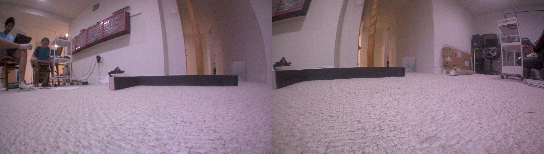
#> input picture Program/Controller/img1.png, 544 x 154 px; its folder holds only this picture in this run
$ python -i converter.py   (imports and definitions only)   (older library calls are emulated)
#> lines starting #> are read from the running program, lines starting #| are printed output that depends on the picture; after the words box and inside, x2 and y2 are one past the last pixel; in counts of white or black regions, pixels touching at a corner belong together
### Program/IO/io.py
import Jetson.GPIO as GPIO
from threading import Thread
import time

# unified IO wrapper that handles all IO for the program

__running = True
__blinkThread = None
__statusBlink = 0
__borked = False
__borkedThread = None

# [18 lines left out: function error, not called in this run]

GPIO.setwarnings(False)
#> (this line was passed over: Jetson is not available in this run)
GPIO.cleanup()
#> (this line was passed over: Jetson is not available in this run)
# GPIO.setmode(GPIO.BOARD)
GPIO.setmode(GPIO.TEGRA_SOC) # stupid forced board mode
#> (this line was passed over: Jetson is not available in this run)
__ledGreen = 'UART2_RTS'
__ledRed = 'SPI2_SCK'
__button = 'SPI2_CS0'
GPIO.setup([__ledGreen, __ledRed], GPIO.OUT)
#> (this line was passed over: Jetson is not available in this run)
GPIO.setup(__button, GPIO.IN)
#> (this line was passed over: Jetson is not available in this run)
GPIO.output([__ledGreen, __ledRed], GPIO.LOW)
#> (this line was passed over: Jetson is not available in this run)
#> further down, picture is the input picture: shape (154, 544, 3); mean B, G, R 131.1, 118.1, 139.2

from IO import drive
from IO import camera
from IO import imu

# [15 lines left out: function close, not called in this run]

# the status blink stuff
__statusBlink = 1
# [6 lines left out: function setStatusBlink, not called in this run]

def __blink():
    global __running
    while __running:
        if not __statusBlink == 0:
            GPIO.output(__ledGreen, GPIO.HIGH)
        time.sleep(0.5)
        if not __statusBlink == 1:
            GPIO.output(__ledGreen, GPIO.LOW)
        time.sleep(0.5)

# button
def waitForButton():
    GPIO.wait_for_edge(__button, GPIO.RISING)
    GPIO.wait_for_edge(__button, GPIO.FALLING)

__blinkThread = Thread(target = __blink)
__blinkThread.start()

### Program/Controller/converter.py
from IO import io
from Util import server
import traceback
import numpy
import cv2
import math

# [7 lines of commented-out code are left out]
rm = redMin = (0, 0, 70)
rM = redMax = (22, 255, 125)
# gm = greenMin = (50, 0, 30)
gm = greenMin = (50, 0, 40)
gM = greenMax = (115, 255, 255)

# camera constants
imageWidth = 544
imageHeight = 308
focalLength = 100
focalLength = 80
focalLength = 105
wallHeightOffset = 3
wallHeight = 9
cameraOffsetX = 3
cameraOffsetY = 10

# distortion constants
K = numpy.array([[181.20784053368962, 0.0, 269.26274741570063], [0.0, 180.34861809531762, 164.95661764906816], [0.0, 0.0, 1.0]])
D = numpy.array([[0.08869574884019396], [-0.06559255628891703], [0.07411420387674333], [-0.03169574352239552]])

# code constants
X = 0
Y = 1
DISTANCE = 2
ANGLE = 3
LEFT = 0
RIGHT = 1

# contour constants
contourSizeConstant = 0.6

minContourSize = 90
minContourSize = 0

def filter(imgIn: numpy.ndarray):
    try:
        global redMax, redMin, greenMax, greenMin
        # convert to HSV
        hsv = cv2.cvtColor(imgIn, cv2.COLOR_BGR2HSV)
#> hsv: shape (154, 544, 3); mean H, S, V 132, 48.8, 141.4
        # red filter
        # red is at 0 and also 180, accounting for HSV wraparound
        rMask1 = cv2.inRange(hsv, redMin, redMax)
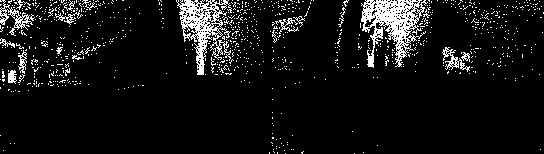
#> rMask1: shape (154, 544); 7.9% white in thin lines or dots
        redMinList = list(redMin)
        redMinList = [180 - redMax[0], redMinList[1], redMinList[2]]
        redMin2 = tuple(redMinList)
        redMaxList = list(redMax)
        redMaxList = [180, redMaxList[1], redMaxList[2]]
        redMax2 = tuple(redMaxList)
        rMask2 = cv2.inRange(hsv, redMin2, redMax2)
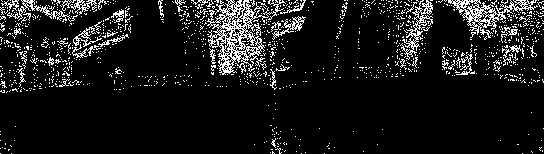
#> rMask2: shape (154, 544); 9.8% white in thin lines or dots
        rMask = cv2.bitwise_or(rMask1, rMask2)
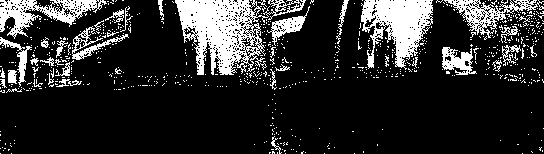
#> rMask: shape (154, 544); 17.7% white; 754 white regions (715 under 20 px), largest, box (x1, y1, x2, y2) and area: (175, 0, 306, 75) 4401, (361, 0, 433, 70) 2819, (0, 0, 107, 39) 1594
        # green filter
        gMask = cv2.inRange(hsv, greenMin, greenMax)
#> gMask: shape (154, 544); 1.6% white in thin lines or dots
        # blur images to remove noise
        blurredR = cv2.medianBlur(rMask, 5)
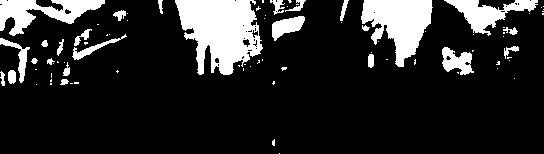
#> blurredR: shape (154, 544); 15.8% white; 83 white regions (57 under 20 px), largest, box (x1, y1, x2, y2) and area: (175, 0, 263, 75) 4398, (361, 0, 433, 67) 2811, (0, 0, 105, 36) 1760
        blurredG = cv2.medianBlur(gMask, 5)
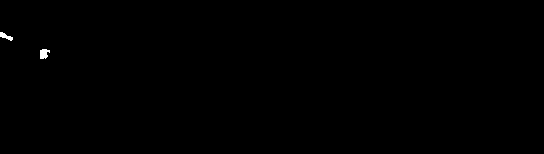
#> blurredG: shape (154, 544); 0.16% white; 2 white regions, box (x1, y1, x2, y2) and area: (40, 49, 50, 59) 75, (0, 32, 13, 41) 57
        grayImage = cv2.cvtColor(imgIn, cv2.COLOR_RGB2GRAY)
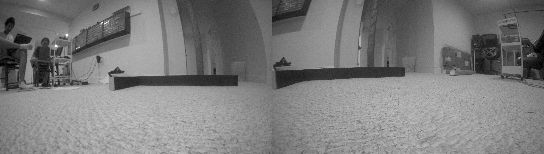
#> grayImage: shape (154, 544); min 0, max 255, mean 124.4
        blurredImg = cv2.GaussianBlur(grayImage, (3, 3), 0)
        # edge detection
        lower = 30
        upper = 90
        edgesImg = cv2.Canny(blurredImg, lower, upper, 3)
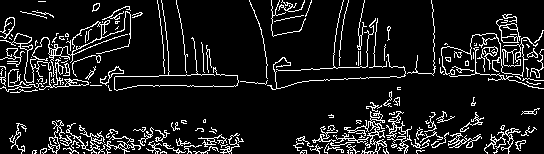
#> edgesImg: shape (154, 544); 10.4% white in thin lines or dots
        # combine images
        return [edgesImg, blurredG, blurredR]
    except Exception as err:
        traceback.print_exc()
        io.error()
        server.emit('programError', str(err))

# remapping for distortion correction
undistortCrop = 140
K2 = K.copy()
# [1 line not run here, left out]
new_K = K2.copy()
# [2 lines not run here, left out]
remapX, remapY = cv2.fisheye.initUndistortRectifyMap(K2, D, numpy.eye(3), new_K, (imageWidth, imageHeight), cv2.CV_16SC2)
def undistort(imgIn: numpy.ndarray):
    return cv2.remap(imgIn[undistortCrop:], remapX, remapY, interpolation=cv2.INTER_LINEAR, borderMode=cv2.BORDER_CONSTANT)

# distance scanner
wallStartLeft = 164
wallStartRight = 154
# undistortedWallStartLeft = [35, 33, 30, 29, 28, 27, 27, 27]
# undistortedWallStartRight = [17, 19, 19, 20, 20, 20, 19, 18]
undistortedWallStartLeft = [35, 33, 30, 29, 28, 27, 27, 27]
undistortedWallStartRight = [19, 19, 19, 19, 19, 19, 18, 17]

# [3 lines not run here, left out]

maximumTopWallHeightLeft = 4 - 1
maximumTopWallHeightRight = 4 - 1

wallEnd = imageHeight + undistortCrop
contourStart = [25, 15]
halfWidth = int(imageWidth / 2)
quarterWidth = int(imageWidth / 4)
eighthWidth = int(imageWidth / 8)
leftImgSinAngles = []
leftImgCosAngles = []
rightImgSinAngles = []
rightImgCosAngles = []
# leftImageWidthRemapX = remap[wallStartLeft][round(imageWidth / 2)][0]
# rightImageWidthRemapX = remap[wallStartRight][round(imageWidth / 2)][0]
# [7 lines not run here, left out]
leftImgSinAngles = numpy.array(leftImgSinAngles)
leftImgCosAngles = numpy.array(leftImgCosAngles)
rightImgSinAngles = numpy.array(rightImgSinAngles)
rightImgCosAngles = numpy.array(rightImgCosAngles)

cropEndArray = numpy.empty((imageWidth, 1))
cropEndArray[:] = 255
halfCropEndArray = numpy.empty((halfWidth, 1))
halfCropEndArray[:] = 255
quarterCropEndArray = numpy.empty((quarterWidth, 1))
quarterCropEndArray[:] = 255
eighthCropEndArray = numpy.empty((eighthWidth, 1))
eighthCropEndArray[:] = 255
# [190 lines left out: functions getRawHeights, getRawDistance, getWalls, processWall, processWalls, getContours and 4 more, not called in this run]

>>> import cv2
>>> picture = cv2.imread('img1.png')
>>> result = filter(picture)
#> result = 3 items
